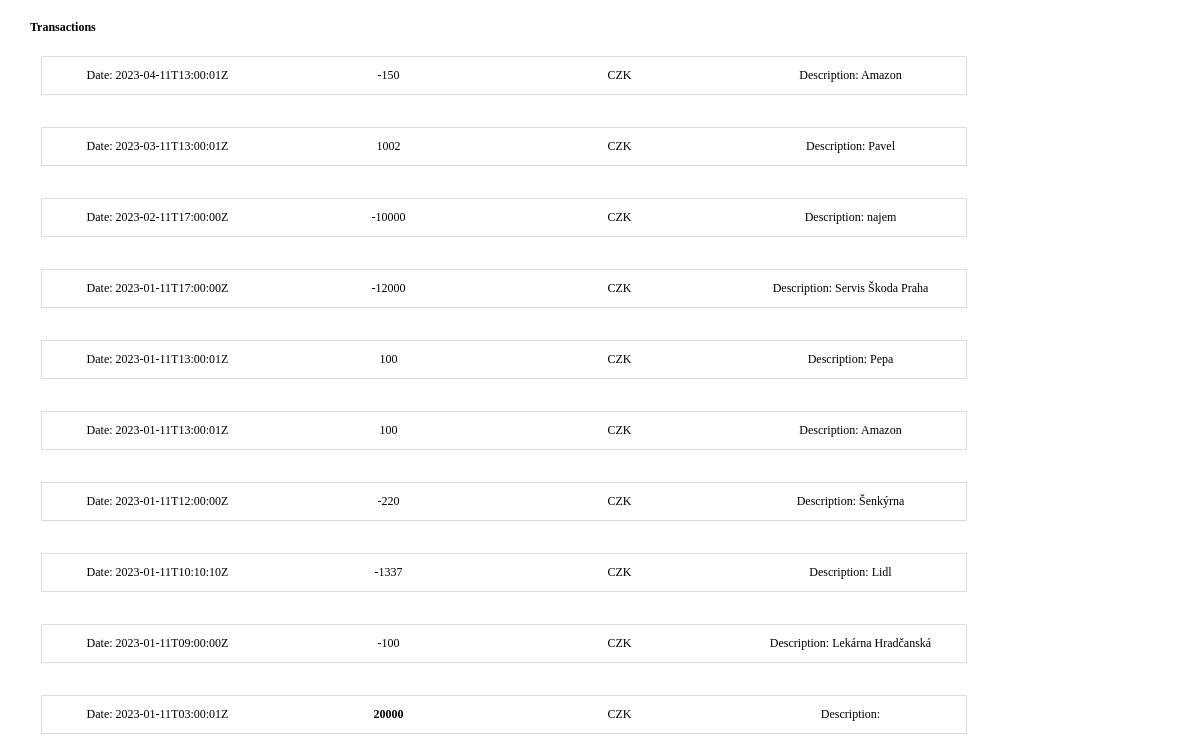
The app's page /transactions, older data.
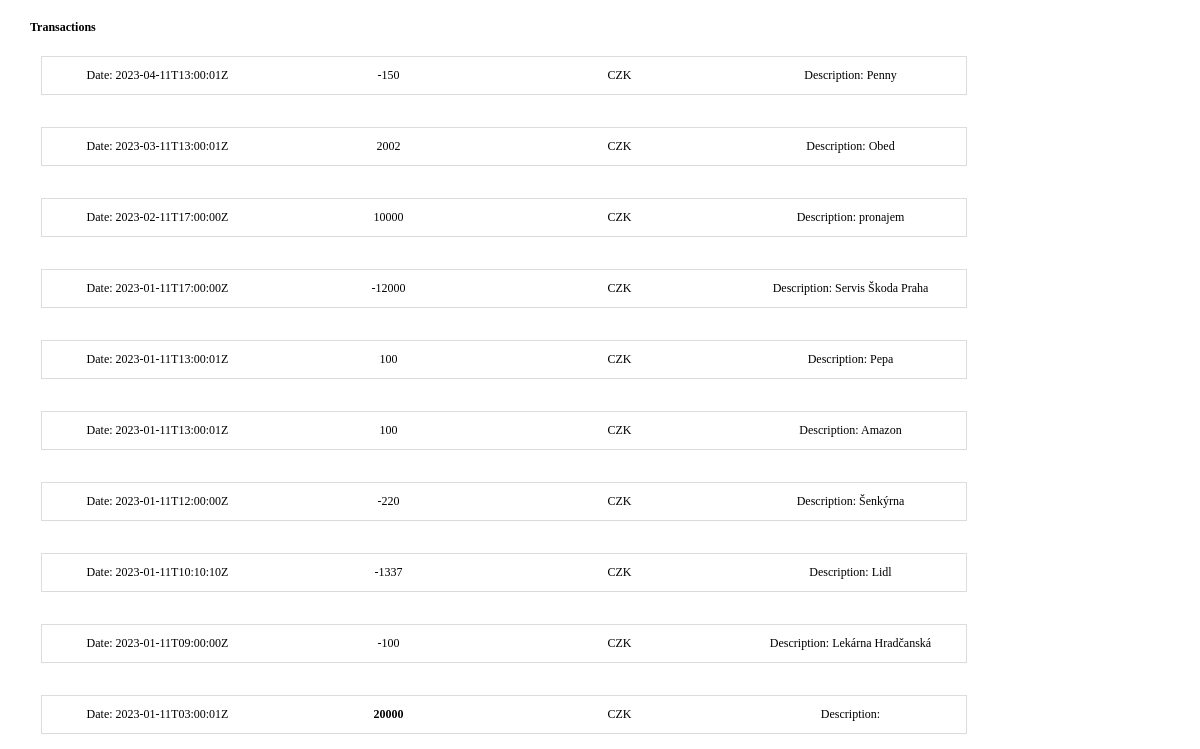
The same page, newer data.
### tables this page shows
CREATE TABLE TransactionsTable(
        reference TEXT,
        timestamp TEXT,
        amount INTEGER,
        currency TEXT,
        description TEXT,
        primary key(reference)
    );

### app.py (the view, shortened to what this page needs)
@app.route('/transactions', methods=['GET', 'POST'])
def display_transactions():
    connection, cursor = get_db_connection()
    cursor.execute("SELECT * FROM TransactionsTable ORDER BY timestamp DESC")
    results = cursor.fetchall()
    max_amount = cursor.execute("SELECT MAX(amount) FROM TransactionsTable").fetchone()
    max_amount = max_amount['MAX(amount)']
    cursor.close()
    connection.close()
    return render_template('transactions.html', transactions=results, max_amount=max_amount)

### app.py (called while the page is built)
def get_db_connection():
    connection = sqlite3.connect("banking.db")
    connection.row_factory = dict_factory
    cursor = connection.cursor()
    return connection, cursor

def dict_factory(cursor, row):
    d = {}
    for idx, col in enumerate(cursor.description):
        d[col[0]] = row[idx]
    return d

### templates/transactions.html (shortened to what this page needs)
<html>
  <head>
    <link href="/static/style.css" rel="stylesheet">
  </head>
  <body>
    <h1>Transactions</h1>
    {% for transaction in transactions %}
    <table>
        <tr>
            <td>Date: {{ transaction.timestamp}}</td>
            <td>
                {% if transaction.amount == max_amount %}
                    <strong>{{ transaction.amount }}</strong>
                {% else %}
                    {{ transaction.amount }}
                {% endif %}</td>
            <td>{{ transaction.currency}}</td>
            <td>Description: {{transaction.description}}</td>
        </tr>
    </table>
    {% endfor %}
  </body>
</html>

### static/style.css (style rules this page uses)
html { box-sizing: border-box; }
* { margin: 10px; font-size: 12px; }
table { width: 80%; position: center; text-align: center; }
tr { width: 100%; box-shadow: rgba(0, 0, 0, 0.02) 0px 1px 3px 0px, rgba(27, 31, 35, 0.15) 0px 0px 0px 1px; display: grid; grid-template-columns: repeat(4, 1fr); }

Row changes from the older to the newer data that the page shows:
changed TransactionsTable: description "Amazon" → "Penny"
changed TransactionsTable: amount "1002" → "2002"; description "Pavel" → "Obed"
changed TransactionsTable: amount "-10000" → "10000"; description "najem" → "pronajem"
